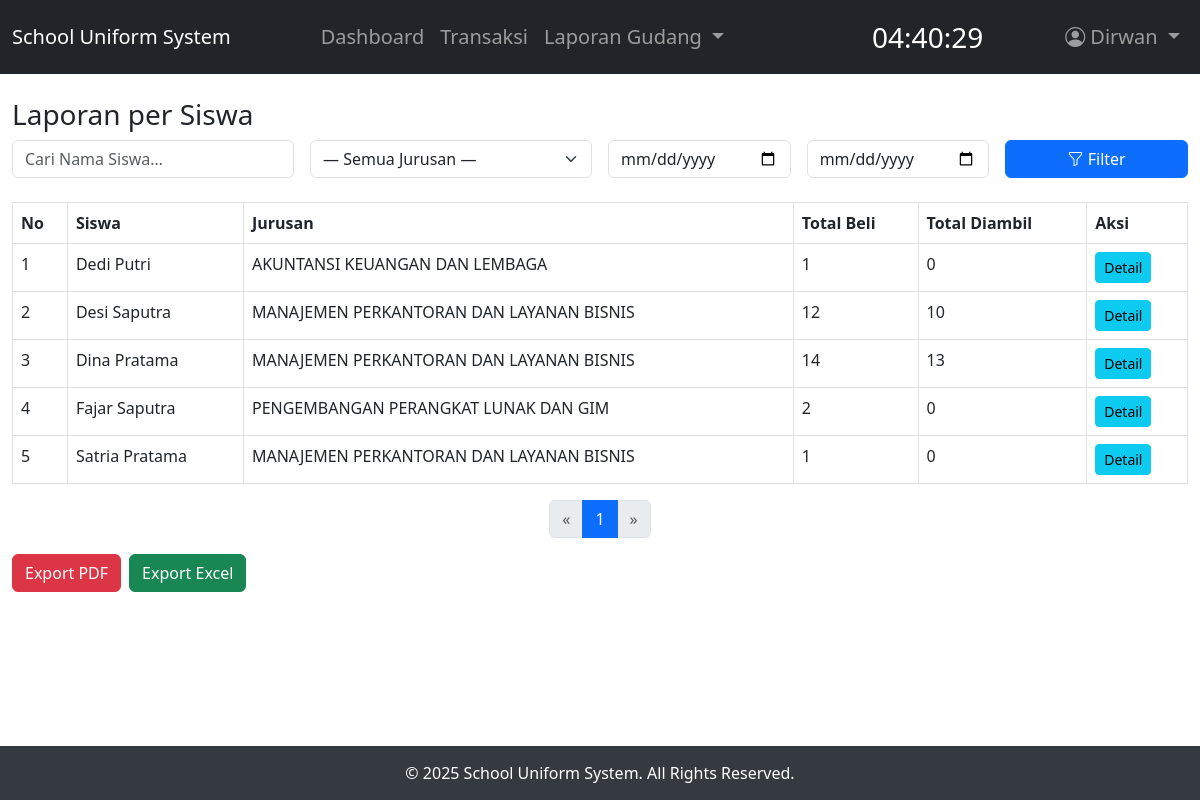
The page /laporan/reportBySiswa (signed in) on the database its author committed.
### tables this page shows
CREATE TABLE IF NOT EXISTS `siswa` (
  `id` int NOT NULL AUTO_INCREMENT,
  `no_pendaftaran` varchar(30) NOT NULL,
  `nis` varchar(20) NOT NULL,
  `nama` varchar(100) NOT NULL,
  `jenis_kelamin` enum('L','P') NOT NULL,
  `jurusan` varchar(50) NOT NULL,
  `wali` varchar(100) DEFAULT NULL,
  `no_hp` varchar(15) DEFAULT NULL,
  `created_at` timestamp NULL DEFAULT CURRENT_TIMESTAMP,
  `updated_at` timestamp NULL DEFAULT CURRENT_TIMESTAMP ON UPDATE CURRENT_TIMESTAMP,
  PRIMARY KEY (`id`),
  UNIQUE KEY `no_pendaftaran` (`no_pendaftaran`),
  UNIQUE KEY `nis` (`nis`)
);

### app/core/Controller.php (called while the page is built, shortened)
<?php
class Controller
{
    public function view(string $view, array $data = []): void
    {
        $viewPath = "../app/views/{$view}.php";
        extract($data);
        require_once $viewPath;
    }
    public function model(string $model): ?object
    {
        $modelPath = "../app/models/{$model}.php";
        return new $model;
    }
}

### app/controllers/Laporan.php (called while the page is built, shortened)
<?php
class Laporan extends Controller
{
    private Laporan_model $laporanModel;
    public function __construct()
    {
        $this->laporanModel = $this->model('Laporan_model');
    }
    public function reportBySiswa()
    {
        $page    = max(1, (int)($_GET['page'] ?? 1));
        $limit   = 15;
        $offset  = ($page - 1) * $limit;
        $filters = [
            'keyword' => trim($_GET['keyword']  ?? ''),
            'jurusan' => trim($_GET['jurusan']  ?? ''),
            'dari'    => $_GET['dari'] ?? '',
            'sampai'  => $_GET['sampai'] ?? '',
            'limit'   => $limit,
            'offset'  => $offset
        ];
        $rawJ = $this->laporanModel->getAllJurusan();
        $jurusans = array_column($rawJ, 'jurusan');
        $total    = $this->laporanModel->countReportBySiswa($filters);
        $reports  = $this->laporanModel->getReportBySiswa($filters);
        $totalPages = ceil($total / $limit);
        $data = [
            'judul'      => 'Laporan per Siswa',
            'reports'    => $reports,
            'jurusans'   => $jurusans,
            'filters'    => $filters,
            'currentPage' => $page,
            'totalPages' => $totalPages
        ];
        $this->view('laporan/report_by_siswa', $data);
    }
}

### app/core/App.php (called while the page is built, shortened)
<?php
class App
{
    protected string $method = 'index';
    public function __construct()
    {
        $url = $this->parseURL();
        if (!empty($url) && file_exists("../app/controllers/" . ucfirst($url[0]) . ".php")) {
            unset($url[0]);
        } elseif (!empty($url)) {
            $this->controller = 'Error404';
        }
        $this->controllerInstance = new $this->controller;
        if (isset($url[1]) && method_exists($this->controllerInstance, $url[1])) {
            $this->method = $url[1];
            unset($url[1]);
        } elseif (isset($url[1])) {
            $this->controller = 'Error404';
            require_once "../app/controllers/Error404.php";
            $this->controllerInstance = new Error404;
            $this->method = 'index';
            unset($url[1]);
        }
        $this->params = !empty($url) ? array_values($url) : [];
        try {
            call_user_func_array([$this->controllerInstance, $this->method], $this->params);
        } catch (Throwable $e) {
            echo "Terjadi kesalahan saat menjalankan aplikasi: " . $e->getMessage();
        }
    }
    public function parseURL(): array
    {
        return explode('/', filter_var(rtrim($_GET['url'], '/'), FILTER_SANITIZE_URL));
    }
}

### public/index.php (called while the page is built, shortened)
<?php
$app = new App;

### app/core/Database.php (called while the page is built, shortened)
<?php
class Database
{
    private static ?Database $instance = null;
    private string $host = DB_HOST;
    private string $user = DB_USER;
    private string $pass = DB_PASS;
    private string $db_name = DB_NAME;
    private PDO $dbh;
    private ?PDOStatement $stmt = null;
    private string $lastQuery = '';
    private array $lastParams = [];
    private function __construct()
    {
        $dsn = "mysql:host={$this->host};dbname={$this->db_name}";
        $options = [
            PDO::ATTR_PERSISTENT => true,
            PDO::ATTR_ERRMODE    => PDO::ERRMODE_EXCEPTION,
        ];
        try {
            $this->dbh = new PDO($dsn, $this->user, $this->pass, $options);
        } catch (PDOException $e) {
            Logger::logError($e, 'DB Connection Failed');
            die("DB Connection Error: " . $e->getMessage());
        }
    }
    public static function getInstance(): self
    {
        if (self::$instance === null) {
            self::$instance = new self();
        }
        return self::$instance;
    }
    public function query(string $query): void
    {
        $this->lastQuery = $query;
        $this->lastParams = [];
        $this->stmt = $this->dbh->prepare($query);
    }
    public function execute(array $params = []): bool
    {
        try {
            $result = $this->stmt->execute($params ?: $this->lastParams);
            return $result;
        } catch (PDOException $e) {
            Logger::logError($e, $this->lastQuery);
            return false;
        }
    }
    public function resultSet(): array
    {
        return $this->execute() ? $this->stmt->fetchAll(PDO::FETCH_ASSOC) : [];
    }
    public function single(): array|false
    {
        return $this->execute() ? $this->stmt->fetch(PDO::FETCH_ASSOC) : false;
    }
}

### app/models/Laporan_model.php (called while the page is built, shortened)
<?php
class Laporan_model extends BaseModel
{
    public function countReportBySiswa(array $f): int
    {
        $sql = "
          SELECT COUNT(DISTINCT s.id) AS total
          FROM siswa s
          JOIN transaksi t ON t.siswa_id = s.id AND t.status <> 'batal'
          JOIN transaksi_detail td ON td.transaksi_id = t.id
          WHERE 1=1
        ";
        $params = [];
        $row = $this->fetchOne($sql, $params);
        return (int)($row['total'] ?? 0);
    }
    public function getReportBySiswa(array $f): array
    {
        $sql = "
          SELECT
            s.id            AS siswa_id,
            s.nama          AS siswa,
            s.jurusan       AS jurusan,
            COUNT(td.id)    AS total_beli,
            SUM(td.status_ambil = 'diambil') AS total_diambil
          FROM siswa s
          JOIN transaksi t ON t.siswa_id = s.id AND t.status <> 'batal'
          JOIN transaksi_detail td ON td.transaksi_id = t.id
          WHERE 1=1
        ";
        $params = [];
        $sql .= "
          GROUP BY s.id, s.nama, s.jurusan
          ORDER BY s.nama
            LIMIT {$f['limit']} OFFSET {$f['offset']}
        ";
        return $this->fetchAll($sql, $params);
    }
}

### app/core/BaseModel.php (called while the page is built, shortened)
<?php
abstract class BaseModel
{
    protected Database $db;
    public function __construct()
    {
        $this->db = Database::getInstance();
    }
    protected function fetchAll(string $query, array $params = []): array
    {
        try {
            $start = microtime(true);
            $this->db->query($query);
            $result = $this->db->resultSet();
            return $result;
        } catch (PDOException $e) {
            Logger::logError($e, 'FetchAll Query');
            return [];
        }
    }
    protected function fetchOne(string $query, array $params = []): mixed
    {
        try {
            $start = microtime(true);
            $this->db->query($query);
            $result = $this->db->single();
            return $result;
        } catch (PDOException $e) {
            Logger::logError($e, 'FetchOne Query');
            return null;
        }
    }
}

### app/core/Logger.php (called while the page is built, shortened)
<?php
class Logger
{
    private static string $logDir = __DIR__ . '/../../logs/';
    public static function logQuery(string $query, array $params = []): void
    {
        $log = "=== DEBUG QUERY ===\n";
        $log .= "Query  : {$query}\n";
        $log .= "Params : " . json_encode($params) . "\n";
        $log .= "====================";
    }
    private static function writeLog(string $filename, string $message, string $level = 'INFO'): void
    {
        $logDir = self::$logDir;
        $filePath = $logDir . $filename;
        $time = (new \DateTime('now', new \DateTimeZone('Asia/Jakarta')))->format('Y-m-d H:i:s');
        $ip = $_SERVER['REMOTE_ADDR'] ?? 'CLI';
        $finalMessage = "[{$time}] \n[{$level}] IP:{$ip} {$message}\n\n";
    }
    private static function cleanupOldLogs(string $filename): void
    {
        $pattern = self::$logDir . "{$filename}-*.log";
        $logFiles = glob($pattern);
    }
}

### app/views/laporan/report_by_siswa.php (the view, shortened to what this page needs)
<h3><?= $judul ?></h3>
<form class="row g-3 mb-4" method="get">
    <div class="col-md-3">
        <input type="text" name="keyword"
            value="<?= htmlspecialchars($filters['keyword']) ?>"
            class="form-control" placeholder="Cari Nama Siswa…">
    </div>
    <div class="col-md-3">
        <select name="jurusan" class="form-select">
            <option value="">— Semua Jurusan —</option>
        </select>
    </div>
    <div class="col-md-2">
        <input type="date" name="dari" value="<?= $filters['dari'] ?>" class="form-control">
    </div>
    <div class="col-md-2">
        <input type="date" name="sampai" value="<?= $filters['sampai'] ?>" class="form-control">
    </div>
    <div class="col-md-2 d-grid">
        <button class="btn btn-primary"><i class="bi bi-funnel"></i> Filter</button>
    </div>
</form>
<table class="table table-bordered" id="tblSiswa">
    <thead>
        <tr>
            <th>No</th>
            <th>Siswa</th>
            <th>Jurusan</th>
            <th>Total Beli</th>
            <th>Total Diambil</th>
            <th>Aksi</th>
        </tr>
    </thead>
    <tbody>
        <?php $no = ($currentPage - 1) * $filters['limit'] + 1; ?>
        <?php foreach ($reports as $r): ?>
            <tr data-id="<?= $r['siswa_id'] ?>">
                <td><?= $no++ ?></td>
                <td class="nama"><?= htmlspecialchars($r['siswa']) ?></td>
                <td><?= htmlspecialchars($r['jurusan']) ?></td>
                <td><?= $r['total_beli'] ?></td>
                <td><?= $r['total_diambil'] ?></td>
                <td>
                    <button class="btn btn-sm btn-info btn-detail"
                        data-id="<?= $r['siswa_id'] ?>">
                        Detail
                    </button>
                </td>
            </tr>
        <?php endforeach; ?>
    </tbody>
</table>
<?php
$maxPages    = 5;
$totalPages  = max(1, $totalPages);
$currentPage = max(1, min($currentPage, $totalPages));
$half        = floor($maxPages / 2);
$start       = max(1, $currentPage - $half);
$end         = min($totalPages, $currentPage + $half);
if ($currentPage - $start < $half) {
    $end = min($totalPages, $start + $maxPages - 1);
}
if ($end - $currentPage < $half) {
    $start = max(1, $end - $maxPages + 1);
}
?>
<nav>
    <ul class="pagination justify-content-center">
        <li class="page-item <?= $currentPage <= 1 ? 'disabled' : '' ?>">
            <a class="page-link"
                href="?<?= http_build_query(array_merge($filters, ['page' => $currentPage - 1])) ?>">
                &laquo;
            </a>
        </li>
        <?php for ($p = $start; $p <= $end; $p++): ?>
            <li class="page-item <?= $p == $currentPage ? 'active' : '' ?>">
                <a class="page-link"
                    href="?<?= http_build_query(array_merge($filters, ['page' => $p])) ?>">
                    <?= $p ?>
                </a>
            </li>
        <?php endfor; ?>
        <li class="page-item <?= $currentPage >= $totalPages ? 'disabled' : '' ?>">
            <a class="page-link"
                href="?<?= http_build_query(array_merge($filters, ['page' => $currentPage + 1])) ?>">
                &raquo;
            </a>
        </li>
    </ul>
</nav>
<div class="d-flex mb-3">
    <button id="btnExportPdf" class="btn btn-danger me-2">Export PDF</button>
    <button id="btnExportExcel" class="btn btn-success">Export Excel</button>
</div>

### app/views/templates/header.php (style rules this page uses)
html, body { height: 100%; margin: 0; display: flex; flex-direction: column; }

### rows shown on the page
siswa: nama "Dedi Putri", jurusan "AKUNTANSI KEUANGAN DAN LEMBAGA", total_beli "1", total_diambil "0"
siswa: nama "Desi Saputra", jurusan "MANAJEMEN PERKANTORAN DAN LAYANAN BISNIS", total_beli "12", total_diambil "10"
siswa: nama "Dina Pratama", jurusan "MANAJEMEN PERKANTORAN DAN LAYANAN BISNIS", total_beli "14", total_diambil "13"
siswa: nama "Fajar Saputra", jurusan "PENGEMBANGAN PERANGKAT LUNAK DAN GIM", total_beli "2", total_diambil "0"
siswa: nama "Satria Pratama", jurusan "MANAJEMEN PERKANTORAN DAN LAYANAN BISNIS", total_beli "1", total_diambil "0"

### other values the page prints
$_SESSION['nama'] "Dirwan"
$judul "Laporan per Siswa"
